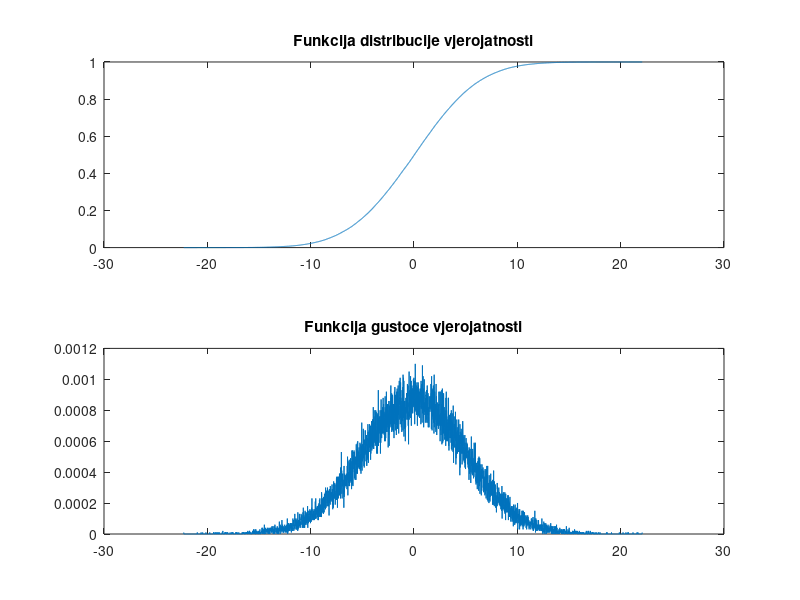
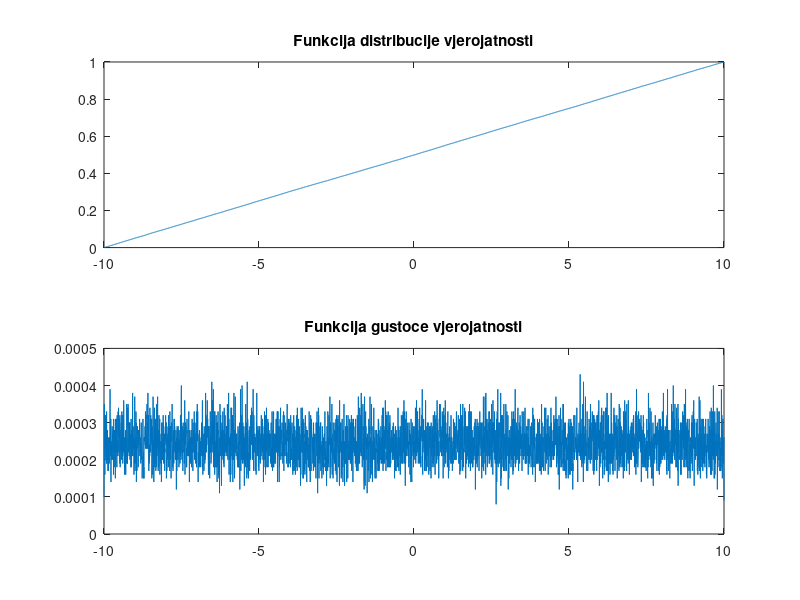
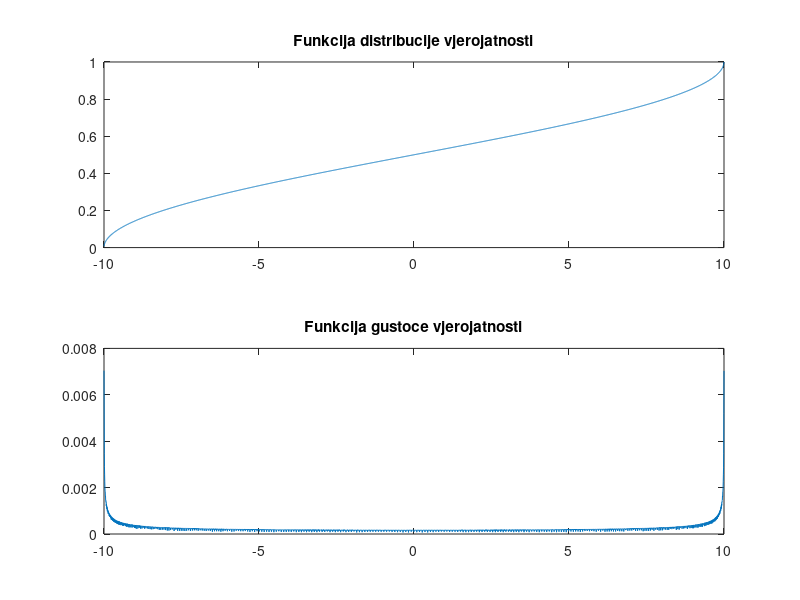
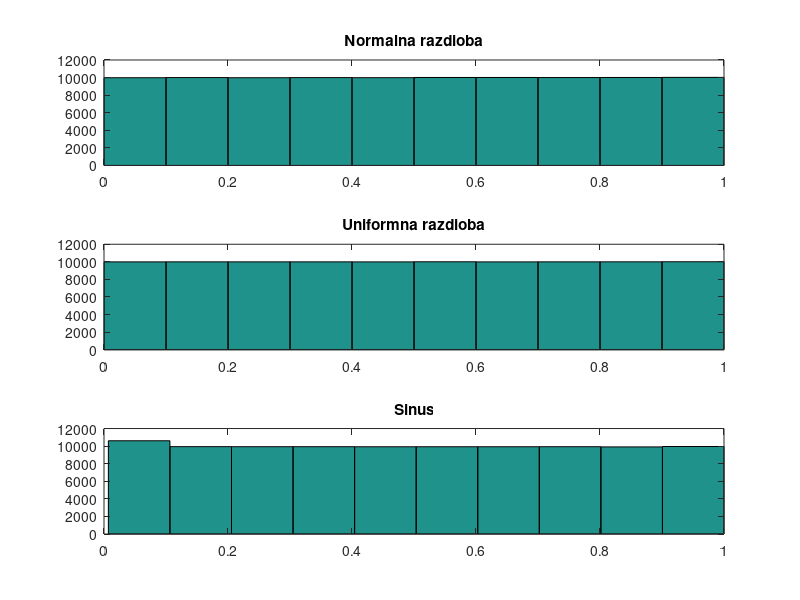

Reproduce these figures in MATLAB, in order. (Note: this script raises an error after producing the figures.)
close all;

variance = 25;
N = 100000;
w = 1;
std_dev = sqrt(variance);
x_norm_dist = 0 + std_dev .* randn(1, N);
x_unif_dist = rand(1, N) * 20 - 10;
x_sins_detr = 10 * sin(w * (0:N-1));

kv_x_norm_dist = zeros(8,N);
kv_x_unif_dist = zeros(8,N);
kv_x_sins_detr = zeros(8,N);

kv_x_norm_dist_u = zeros(8,N);
kv_x_unif_dist_u = zeros(8,N);
kv_x_sins_detr_u = zeros(8,N);

kv_p_norm_dist = zeros(1,8);
kv_p_unif_dist = zeros(1,8);
kv_p_sins_detr = zeros(1,8);

SNR_norm = zeros(1,8);
SNR_unif = zeros(1,8);
SNR_sins = zeros(1,8);


bin_centers_norm = linspace(min(x_norm_dist), max(x_norm_dist), 4096);
hist_norm = hist(x_norm_dist, bin_centers_norm);

bin_centers_unif = linspace(min(x_unif_dist), max(x_unif_dist), 4096);
hist_unif = hist(x_unif_dist, bin_centers_unif);

bin_centers_sins = linspace(min(x_sins_detr), max(x_sins_detr), 4096);
hist_sins = hist(x_sins_detr, bin_centers_sins);

F_dist_norm = cumsum(hist_norm);
F_dist_unif = cumsum(hist_unif);
F_dist_sins = cumsum(hist_sins);

figure('name','Procjena normalne razdiobe histogramom');
subplot(2, 1, 1); plot(bin_centers_norm, F_dist_norm/N); title('Funkcija distribucije vjerojatnosti');
subplot(2, 1, 2); plot(bin_centers_norm, hist_norm/N); title('Funkcija gustoce vjerojatnosti');

figure('name', 'Procjena uniformne razdiobe histogramom');
subplot(2, 1, 1); plot(bin_centers_unif, F_dist_unif/N); title('Funkcija distribucije vjerojatnosti');
subplot(2, 1, 2); plot(bin_centers_unif, hist_unif/N); title('Funkcija gustoce vjerojatnosti');

figure('name', 'Procjena razdiobe 10 * sin(x)');
subplot(2, 1, 1); plot(bin_centers_sins, F_dist_sins/N); title('Funkcija distribucije vjerojatnosti');
subplot(2, 1, 2); plot(bin_centers_sins, hist_sins/N); title('Funkcija gustoce vjerojatnosti');

%%
% KOMPRESOR

x_norm_comp = interp1(bin_centers_norm, F_dist_norm, x_norm_dist);
x_unif_comp = interp1(bin_centers_unif, F_dist_unif, x_unif_dist);
x_sins_comp = interp1(bin_centers_sins, F_dist_sins, x_sins_detr);
figure('name', 'Funkcije gustoće vjerojatnosti nakon kompresije');
subplot(3, 1, 1); hist(x_norm_comp/N); title('Normalna razdioba');
subplot(3, 1, 2); hist(x_unif_comp/N); title('Uniformna razdioba');
subplot(3, 1, 3); hist(x_sins_comp/N); title('Sinus');

% END OF KOMPRESOR

for i=1:8
    
    % KVANTIZATOR
    
    kv_x_norm_dist_u(i,:) = kvantiziraj(x_norm_comp/N, 2^i);
    kv_x_unif_dist_u(i,:) = kvantiziraj(x_unif_comp/N, 2^i);
    kv_x_sins_detr_u(i,:) = kvantiziraj(x_sins_comp, 2^i);
    
    % EKSPANDER
    
    kv_x_norm_dist(i,:) = norminv(kv_x_norm_dist_u(i,:), 0, std_dev);
    kv_x_unif_dist(i,:) = unifinv(kv_x_unif_dist_u(i,:), -10, 10);   
    kv_x_sins_detr(i,:) = interp1(F_dist_sins, bin_centers_sins, kv_x_sins_detr_u(i,:));
    %kv_x_sins_detr(i,:) = (1/w) * asin(kv_x_sins_detr_u(i,:)/10);
    
    kv_p_norm_dist(1,i) = mean(abs(kv_x_norm_dist(i,:)-x_norm_dist).^2);
    kv_p_unif_dist(1,i) = mean(abs(kv_x_unif_dist(i,:)-x_unif_dist).^2);
    kv_p_sins_detr(1,i) = mean(abs(kv_x_sins_detr(i,:)-x_sins_detr).^2);
    
    SNR_norm(1,i) = 10 * log10(mean(x_norm_dist.^2) / kv_p_norm_dist(1,i));
    SNR_unif(1,i) = 10 * log10(mean(x_unif_dist.^2) / kv_p_unif_dist(1,i));
    SNR_sins(1,i) = 10 * log10(mean(x_sins_detr.^2) / kv_p_sins_detr(1,i));
end

figure('name', 'SNR kompander');
plot(1:8, SNR_norm, 1:8, SNR_unif, 1:8, SNR_sins);
legend('norm dist', 'unif dist', 'sins');

% END OF KUMULATIVNA METODA

%% SNR TEORIJSKI

% KOMPRESOR

x_norm_comp = normcdf(x_norm_dist, 0, std_dev);
x_unif_comp = unifcdf(x_unif_dist, -10, 10);
figure('name', 'Funkcije gustoće vjerojatnosti nakon kompresije(teorijski)');
subplot(3, 1, 1); hist(x_norm_comp); title('Normalna razdioba');
subplot(3, 1, 2); hist(x_unif_comp); title('Uniformna razdioba');


% END OF KOMPRESOR

for i=1:8
    
    % KVANTIZATOR
    
    kv_x_norm_dist_u(i,:) = kvantiziraj(x_norm_comp, 2^i);
    kv_x_unif_dist_u(i,:) = kvantiziraj(x_unif_comp, 2^i);
    
    % EKSPANDER
    
    kv_x_norm_dist(i,:) = norminv(kv_x_norm_dist_u(i,:), 0, std_dev);
    kv_x_unif_dist(i,:) = unifinv(kv_x_unif_dist_u(i,:), -10, 10);   
    
    kv_p_norm_dist(1,i) = mean(abs(kv_x_norm_dist(i,:)-x_norm_dist).^2);
    kv_p_unif_dist(1,i) = mean(abs(kv_x_unif_dist(i,:)-x_unif_dist).^2);
    
    SNR_norm(1,i) = 10 * log10(mean(x_norm_dist.^2) / kv_p_norm_dist(1,i));
    SNR_unif(1,i) = 10 * log10(mean(x_unif_dist.^2) / kv_p_unif_dist(1,i));
end

figure('name', 'SNR kompander(teorijski)');
plot(1:8, SNR_norm, 1:8, SNR_unif);
legend('norm dist', 'unif dist');
 
%% GOVORNI SIGNAL

close all;

x_glas = wavread('glas.wav')';

fs = 48000;

n = length(x_glas);

S = mean(x_glas.^2);

bin_centers_voice = linspace(min(x_glas), max(x_glas), 162);
x_glas_hist = hist(x_glas, bin_centers_voice);

F_dist_voice = cumsum(x_glas_hist);

figure('name', 'Razdioba glasa');
plot(bin_centers_voice, F_dist_voice/max(F_dist_voice));

% KOMPRESOR

x_glas_comp = interp1(bin_centers_voice, F_dist_voice, x_glas);

figure('name','Funkcija gustoće vjerojatnosti nakon kompresije glasa');
hist(x_glas_comp/n);

kv_x_glas_u = zeros(8, n);
kv_x_glas = zeros(8, n);
SNR_glas = zeros(1,8);


for i=1:8
    kv_x_glas_u(i,:) = kvantiziraj(x_glas_comp, 2^i);
    
    % EKSPANDER
    kv_x_glas(i,:) = interp1(F_dist_voice, bin_centers_voice, kv_x_glas_u(i,:));

    SNR_glas(1, i) = 10 * log10(S / mean(abs(x_glas - kv_x_glas(i,:)).^2));
end
    
figure('name','SNR(glas)');
plot(1:8, SNR_glas);


%% LLOYD - MAX 

close all;

for i=1:8
    disp(i);
    [p_norm, c_norm] = lloyds(kv_x_norm_dist(i,:), 2^i);
    [p_unif, c_unif] = lloyds(kv_x_unif_dist(i,:), 2^i);
    [p_sins, c_sins] = lloyds(kv_x_sins_detr(i,:), 2^i);
    [p_glas, c_glas] = lloyds(kv_x_glas(i,:), 2^i);
    [q_norm, Q_norm] = quantiz(x_norm_dist, p_norm, c_norm);
    [q_unif, Q_unif] = quantiz(x_unif_dist, p_unif, c_unif);
    [q_sins, Q_sins] = quantiz(x_sins_detr, p_sins, c_sins);
    [q_glas, Q_glas] = quantiz(x_glas, p_glas, c_glas);
    SNR_norm(1, i) = 10 * log10(mean(abs(x_norm_dist).^2)/mean(abs(x_norm_dist-Q_norm).^2));
    SNR_unif(1, i) = 10 * log10(mean(abs(x_unif_dist).^2)/mean(abs(x_unif_dist-Q_unif).^2));
    SNR_sins(1, i) = 10 * log10(mean(abs(x_sins_detr).^2)/mean(abs(x_sins_detr-Q_sins).^2));
    SNR_glas(1, i) = 10 * log10(mean(abs(x_glas).^2)/mean(abs(x_glas-Q_glas).^2));
end
    
figure('name','SNR-LLM-signali');
plot(1:8, SNR_norm, 1:8, SNR_unif, 1:8, SNR_sins);
legend('norm', 'unif', 'sins');

figure('name', 'SNR-LLM-glas');
plot(1:8, SNR_glas);
    